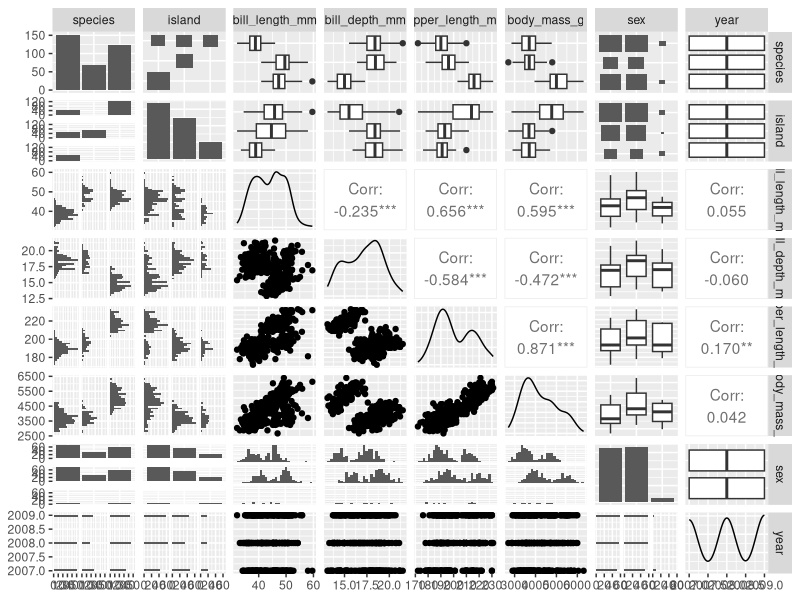
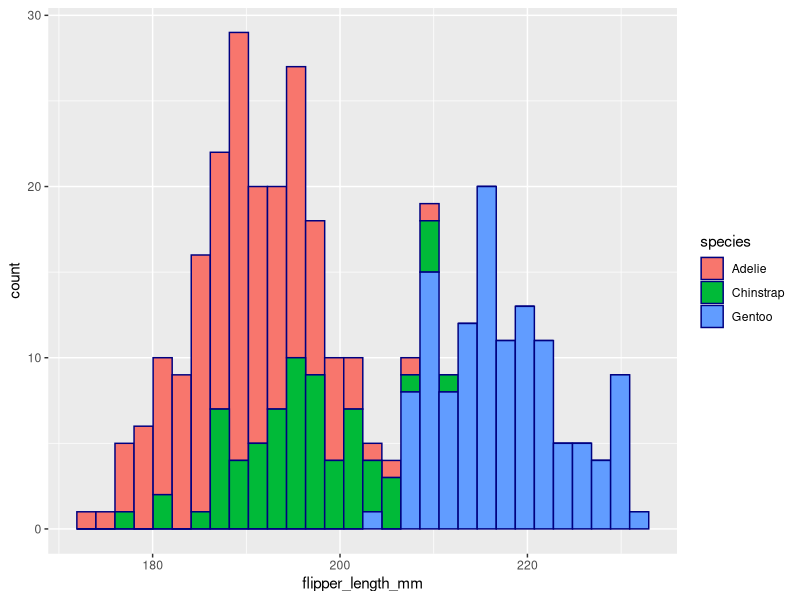
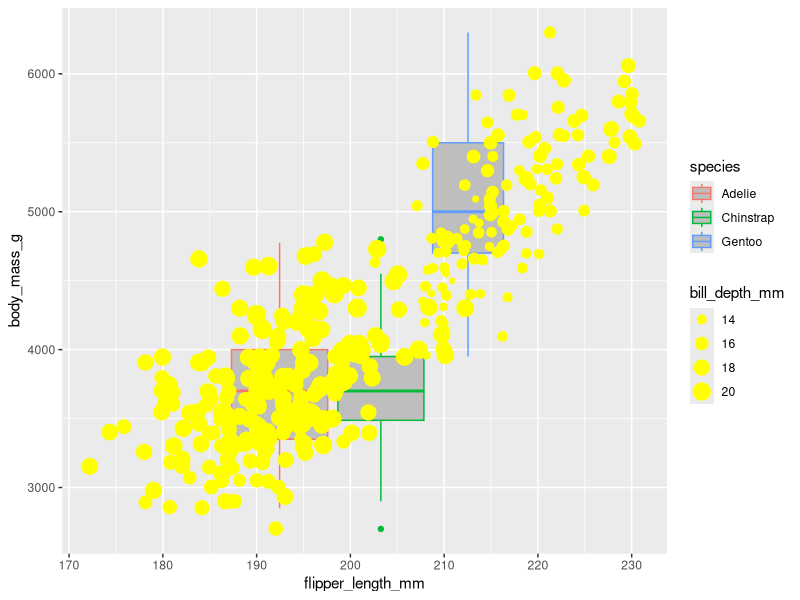

Write R code to recreate these figures, in order.
## ---- chunk 1
library(tidyverse)
library(GGally)
library(skimr)
library(palmerpenguins)

## ---- chunk 2
view(penguins)

names(penguins)



## ---- chunk 3
dim(penguins)

head(penguins)

tail(penguins)



## ---- chunk 4
summary(penguins)

## ---- chunk 5
skim(penguins)
## ---- chunk 6
ggpairs(penguins)
## ---- chunk 7
  #select(species, body_mass_g, ends_with("_mm")) %>% 
  #GGally::ggpairs(aes(color = species)) +
  #scale_colour_manual(values = c("darkorange","purple","cyan4")) +
  #scale_fill_manual(values = c("darkorange","purple","cyan4"))
## ---- chunk 8
ggplot(data=penguins, aes(x = flipper_length_mm))+
  geom_histogram( aes(fill=species), 
                  color="navy") 
## ---- chunk 9
ggplot(data=penguins, aes(x = flipper_length_mm, y = body_mass_g))+
  geom_boxplot( fill = "grey",
                aes(color = species)) +
  geom_jitter(color = "yellow", aes(size= bill_depth_mm))
  theme_light()
